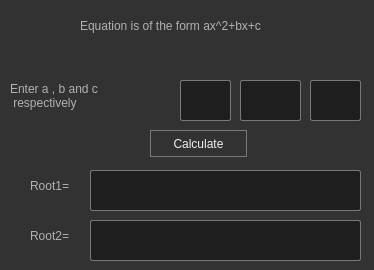
<?xml version="1.0" encoding="UTF-8"?>
<ui version="4.0">
 <class>Form</class>
 <widget class="QWidget" name="Form">
  <property name="geometry">
   <rect>
    <x>0</x>
    <y>0</y>
    <width>374</width>
    <height>270</height>
   </rect>
  </property>
  <property name="windowTitle">
   <string>Form</string>
  </property>
  <property name="styleSheet">
   <string notr="true">
QToolTip
{
     border: 1px solid black;
     background-color: #D1DBCB;
     padding: 1px;
     border-radius: 3px;
     opacity: 100;
}

QWidget
{
    color: #b1b1b1;
    background-color: #323232;
    selection-background-color:#323232;
    selection-color: black;
    background-clip: border;
    border-image: none;
    border: 0px transparent black;
    outline: 0;
}

QWidget:item:hover
{
    background-color: #D1DBCB;
    color: black;
}

QWidget:item:selected
{
    background-color: #D1DBCB;
    border: 0px
}

QLineEdit
{
    background-color: #1e1e1e;
    selection-background-color: #D1DBCB;
    selection-color: black;
    padding: 5px;
    border-style: solid;
    border: 1px solid #76797C;
    border-radius: 2px;
    color: #eff0f1;
}
QPushButton::menu-indicator  {
    subcontrol-origin: padding;
    subcontrol-position: bottom right;
    left: 8px;
}
QPushButton
{
    color: #eff0f1;
    background-color: #323232;
    border-width: 1px;
    border-color: #76797C;
    border-style: solid;
    padding: 5px;
    border-radius: 0px;
    outline: none;
}

QPushButton:disabled
{
    background-color: #323232;
    border-width: 1px;
    border-color: #454545;
    border-style: solid;
    padding-top: 5px;
    padding-bottom: 5px;
    padding-left: 10px;
    padding-right: 10px;
    border-radius: 2px;
    color: #454545;
}

QPushButton:focus {
    background-color: #D1DBCB;
    color: black;
}

QPushButton:pressed
{
    color: black;
    background-color: #D1DBCB;
    padding-top: -15px;
    padding-bottom: -17px;
}

QComboBox
{
    selection-background-color: #D1DBCB;
    background-color: #31363B;
    border-style: solid;
    border: 1px solid #76797C;
    border-radius: 2px;
    padding: 5px;
    min-width: 75px;
}

QPushButton:checked{
    background-color: #76797C;
    border-color: #6A6969;
}

QComboBox:hover,QPushButton:hover,QAbstractSpinBox:hover,QLineEdit:hover,QTextEdit:hover,QPlainTextEdit:hover,QAbstractView:hover,QTreeView:hover
{
    border: 1px solid #D1DBCB;
}
QTabWidget:focus, QCheckBox:focus, QRadioButton:focus, QSlider:focus
{
    border: none;
}

QHeaderView::section
{
    background-color: #76797C;
    color: #eff0f1;
    padding: 5px;
    border: 1px solid #76797C;
}

QSizeGrip {
    image: url(:/qss_icons/rc/sizegrip.png);
    width: 12px;
    height: 12px;
}


QMainWindow::separator
{
    background-color: #323232;
    color: white;
    padding-left: 4px;
    spacing: 2px;
    border: 1px dashed #76797C;
}

QMainWindow::separator:hover
{

    background-color: #787876;
    color: white;
    padding-left: 4px;
    border: 1px solid #76797C;
    spacing: 2px;
}


QMenu::separator
{
    height: 1px;
    background-color: #76797C;
    color: white;
    padding-left: 4px;
    margin-left: 10px;
    margin-right: 5px;
}

QFrame
{
    border-radius: 0px;
    /*border: 1px solid #76797C;*/
}


QFrame[frameShape=&quot;0&quot;]
{
    border-radius: 0px;
    border: 0px transparent #76797C;
}

QStackedWidget
{
    border: 1px transparent black;
}</string>
  </property>
  <widget class="QLineEdit" name="edit1">
   <property name="geometry">
    <rect>
     <x>180</x>
     <y>80</y>
     <width>51</width>
     <height>41</height>
    </rect>
   </property>
  </widget>
  <widget class="QLineEdit" name="edit2">
   <property name="geometry">
    <rect>
     <x>240</x>
     <y>80</y>
     <width>61</width>
     <height>41</height>
    </rect>
   </property>
  </widget>
  <widget class="QLineEdit" name="edit3">
   <property name="geometry">
    <rect>
     <x>310</x>
     <y>80</y>
     <width>51</width>
     <height>41</height>
    </rect>
   </property>
  </widget>
  <widget class="QLabel" name="label">
   <property name="geometry">
    <rect>
     <x>80</x>
     <y>10</y>
     <width>241</width>
     <height>31</height>
    </rect>
   </property>
   <property name="text">
    <string>Equation is of the form ax^2+bx+c</string>
   </property>
  </widget>
  <widget class="QLabel" name="label1">
   <property name="geometry">
    <rect>
     <x>10</x>
     <y>80</y>
     <width>161</width>
     <height>31</height>
    </rect>
   </property>
   <property name="text">
    <string>Enter a , b and c 
 respectively</string>
   </property>
  </widget>
  <widget class="QLabel" name="label3">
   <property name="geometry">
    <rect>
     <x>30</x>
     <y>170</y>
     <width>51</width>
     <height>31</height>
    </rect>
   </property>
   <property name="text">
    <string>Root1=</string>
   </property>
  </widget>
  <widget class="QLabel" name="label4">
   <property name="geometry">
    <rect>
     <x>30</x>
     <y>220</y>
     <width>61</width>
     <height>31</height>
    </rect>
   </property>
   <property name="text">
    <string>Root2=</string>
   </property>
  </widget>
  <widget class="QLineEdit" name="ansy">
   <property name="geometry">
    <rect>
     <x>90</x>
     <y>220</y>
     <width>271</width>
     <height>41</height>
    </rect>
   </property>
  </widget>
  <widget class="QLineEdit" name="ansx">
   <property name="geometry">
    <rect>
     <x>90</x>
     <y>170</y>
     <width>271</width>
     <height>41</height>
    </rect>
   </property>
  </widget>
  <widget class="QPushButton" name="pushButton">
   <property name="geometry">
    <rect>
     <x>150</x>
     <y>130</y>
     <width>97</width>
     <height>27</height>
    </rect>
   </property>
   <property name="text">
    <string>Calculate</string>
   </property>
  </widget>
 </widget>
 <resources/>
 <connections/>
</ui>
